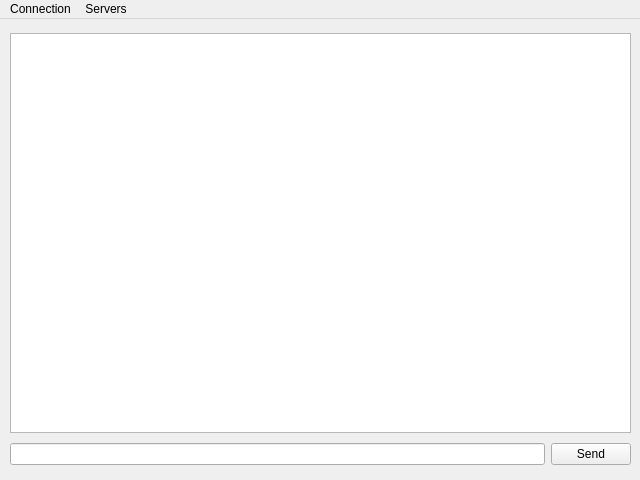
<?xml version="1.0" encoding="UTF-8"?>
<ui version="4.0">
 <class>ChatWindow</class>
 <widget class="QMainWindow" name="ChatWindow">
  <property name="geometry">
   <rect>
    <x>0</x>
    <y>0</y>
    <width>640</width>
    <height>480</height>
   </rect>
  </property>
  <property name="minimumSize">
   <size>
    <width>640</width>
    <height>480</height>
   </size>
  </property>
  <property name="maximumSize">
   <size>
    <width>640</width>
    <height>480</height>
   </size>
  </property>
  <property name="windowTitle">
   <string>QtChat</string>
  </property>
  <widget class="QWidget" name="centralwidget">
   <widget class="QWidget" name="verticalLayoutWidget">
    <property name="geometry">
     <rect>
      <x>0</x>
      <y>0</y>
      <width>641</width>
      <height>461</height>
     </rect>
    </property>
    <layout class="QVBoxLayout" name="verticalLayout">
     <property name="leftMargin">
      <number>10</number>
     </property>
     <property name="topMargin">
      <number>10</number>
     </property>
     <property name="rightMargin">
      <number>10</number>
     </property>
     <property name="bottomMargin">
      <number>10</number>
     </property>
     <item>
      <widget class="QListView" name="listMessages">
       <property name="enabled">
        <bool>true</bool>
       </property>
       <property name="maximumSize">
        <size>
         <width>640</width>
         <height>400</height>
        </size>
       </property>
       <property name="editTriggers">
        <set>QAbstractItemView::NoEditTriggers</set>
       </property>
       <property name="showDropIndicator" stdset="0">
        <bool>true</bool>
       </property>
      </widget>
     </item>
     <item>
      <layout class="QHBoxLayout" name="horizontalLayout">
       <item>
        <widget class="QLineEdit" name="editMessage"/>
       </item>
       <item>
        <widget class="QPushButton" name="buttonSend">
         <property name="text">
          <string>Send</string>
         </property>
        </widget>
       </item>
      </layout>
     </item>
    </layout>
   </widget>
  </widget>
  <widget class="QMenuBar" name="menuBar">
   <property name="geometry">
    <rect>
     <x>0</x>
     <y>0</y>
     <width>640</width>
     <height>20</height>
    </rect>
   </property>
   <widget class="QMenu" name="menuConnection">
    <property name="title">
     <string>Connection</string>
    </property>
    <addaction name="actionConnect"/>
    <addaction name="actionDisconnect"/>
    <addaction name="separator"/>
    <addaction name="actionQuit"/>
   </widget>
   <widget class="QMenu" name="menuServers">
    <property name="title">
     <string>Servers</string>
    </property>
    <addaction name="actionServers_Servers_list"/>
   </widget>
   <addaction name="menuConnection"/>
   <addaction name="menuServers"/>
  </widget>
  <action name="actionConnect">
   <property name="text">
    <string>Connect...</string>
   </property>
  </action>
  <action name="actionDisconnect">
   <property name="text">
    <string>Disconnect</string>
   </property>
  </action>
  <action name="actionQuit">
   <property name="text">
    <string>Quit</string>
   </property>
  </action>
  <action name="actionServers_Servers_list">
   <property name="text">
    <string>Servers list</string>
   </property>
  </action>
 </widget>
 <resources/>
 <connections/>
</ui>
